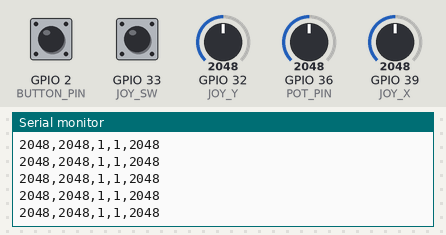
The sketch below on a simulated ESP32. Shown: the last lines printed to the serial monitor. The test bench sets the inputs (shaded band); at power-on: GPIO 32 (JOY_Y) = 2048, GPIO 36 (POT_PIN) = 2048, GPIO 39 (JOY_X) = 2048, GPIO 2 (BUTTON_PIN) HIGH, GPIO 33 (JOY_SW) HIGH.

Above: at 1.2 s.
1.3 s: GPIO 32 (JOY_Y) set to 2866
At 1.8 s:
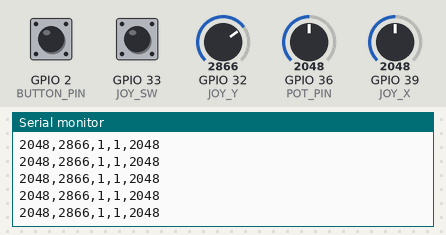
2.8 s: GPIO 36 (POT_PIN) set to 2866
At 3.3 s:
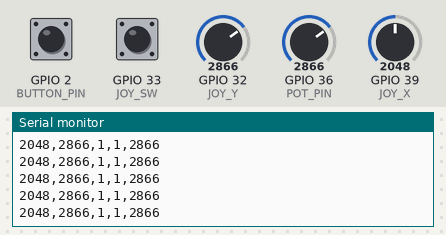
4.3 s: GPIO 39 (JOY_X) set to 2866
At 5.0 s:
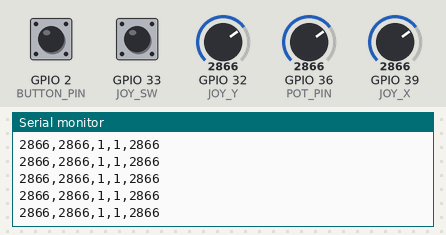
5.8 s: GPIO 2 (BUTTON_PIN) pulled LOW for 0.15 s
7.4 s: GPIO 33 (JOY_SW) pulled LOW for 0.15 s
9.0 s: GPIO 32 (JOY_Y) set to 3603
At 9.8 s:
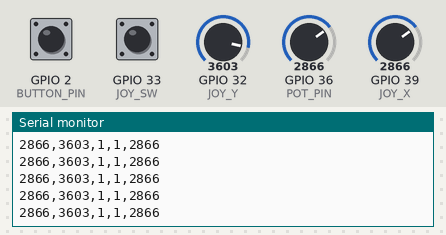
Timing chart, 0 to 11.5 s (numbered marks = the images above; inputs shaded):
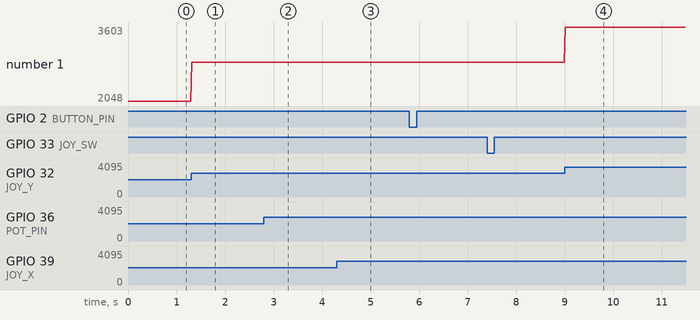

Measured:
- after the input at 1.3 s, the serial monitor: prints a new line at once (image 1)
- after the input at 2.8 s, the serial monitor: prints a new line at once (image 2)
- after the input at 4.3 s, the serial monitor: prints a new line at once (image 3)
- after the input at 9.0 s, the serial monitor: prints a new line at once (image 4)
- plotted number 1: 2048 → 2866 after the input at 1.3 s, 2866 → 3603 after the input at 9.0 s

The sketch:

DigitalEtchASketch.ino
```cpp
#define JOY_X 39
#define JOY_Y 32
#define JOY_SW 33
#define BUTTON_PIN 2
#define POT_PIN 36

void setup() {
  Serial.begin(9600);

  pinMode(JOY_SW, INPUT_PULLUP);
  pinMode(BUTTON_PIN, INPUT_PULLUP);
}

void loop() {
  int xVal = analogRead(JOY_X);
  int yVal = analogRead(JOY_Y);
  int joyClick = digitalRead(JOY_SW);
  int clearButton = digitalRead(BUTTON_PIN);
  int potValue = analogRead(POT_PIN);

  Serial.print(xVal);
  Serial.print(",");
  Serial.print(yVal);
  Serial.print(",");
  Serial.print(joyClick);
  Serial.print(",");
  Serial.print(clearButton);
  Serial.print(",");
  Serial.println(potValue);

  delay(20);
}
```
